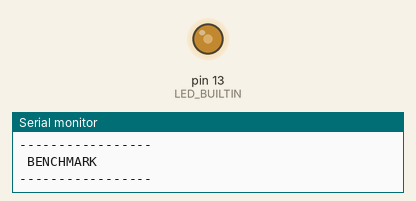
A sketch run on a simulated Arduino Uno, built with avr-gcc and run on an emulated ATmega328P. Shown: output pins drawn as LEDs (lit = HIGH), the last lines printed to the serial monitor.

Above: at 1.4 s.
At 4.0 s:
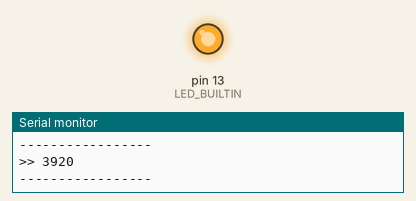
Timing chart, 0 to 5.5 s (numbered marks = the images above):
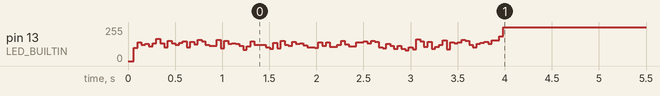

The sketch:

original_code.ino
```cpp
#pragma GCC optimize("-O3")

#define ROUND_NUM 128

typedef unsigned char u8;
typedef unsigned short u16;

u8 ROL8(u8 x, u8 n) {
  return ((u8)((x) << (n)) | (u8)((x) >> (8 - (n))));
}

u16 ROL16(u16 x, u16 n) {
  return ((u16)((x) << (n)) | (u16)((x) >> (16 - (n))));
}

void key_gen(u8 *rnd, u8 *key) {
  u8 key_in[2];
  u8 tmp1, tmp2;
  u16 *key_p;
  u16 con = 0x9ABC;

  key_in[0] = key[0];
  key_in[1] = key[1];
  key_p = (u16*) key_in;
  int i;
  for (i = 0; i < ROUND_NUM; i++) {
    if (i % 2 == 0) {
      key_in[0] = ROL8(key_in[0], 1) + ROL8(key_in[0], 5);
      key_in[1] = ROL8(key_in[1], 3) + ROL8(key_in[1], 7);
    } else {
      *key_p = ROL16(*key_p, 1) + ROL16(*key_p, 9) + ROL16(con, (i%16));
    }
    tmp1 = key_in[0] + key_in[1];
    tmp2 = key_in[0] ^ key_in[1];
    key_in[0] = tmp1;
    key_in[1] = tmp2;
    rnd[i * 2 + 0] = key_in[0];
    rnd[i * 2 + 1] = key_in[1];
  }
}

void enc(u8 *text, u8 *rnd) {
  u8 text_in[2];
  u16 *text_p;
  text_in[0] = text[0];
  text_in[1] = text[1];
  text_p = (u16*) text_in;
  int i;
  for (i = 0; i < ROUND_NUM; i++) {
    if (i % 2 == 0) {
      *text_p = ROL16(*text_p, 4);
    } else {
      *text_p = ROL16(*text_p, 8);
    }
    text_in[0] = text_in[0] + rnd[i * 2 + 0];
    text_in[1] = text_in[1] ^ rnd[i * 2 + 1];
  }
  text[0] = text_in[0];
  text[1] = text_in[1];
}


u8 TEST_VECTOR(u8 *in, u8 *answer) {
  return (in[0] == answer[0] && in[1] == answer[1]);
}

void setup() {
  Serial.begin(115200);
  pinMode(LED_BUILTIN, OUTPUT);
  u8 key[3][2] = {{0x12, 0x34}, {0x9A, 0xBD}, {0x11, 0x22}};
  u8 rnd[ROUND_NUM * 2] = {
    0,
  };
  u8 text[3][2] = {{0x56, 0x78}, {0xDE, 0xF0}, {0x33, 0x44}};
  u8 out_text[3][2] = {{0x50, 0x3F}, {0x88, 0x28}, {0x7F, 0x33}};
  Serial.println("-----------------");
  Serial.println(" TEST VECTOR ");
  Serial.println("-----------------");
  for (int i = 0; i < 3; i++) {
    key_gen(rnd, key[i]);
    enc(text[i], rnd);
    if (TEST_VECTOR(text[i], out_text[i])) {
      Serial.println(">> CORRECT");
    } else {
      Serial.println(">> WRONG");
    }
  }
  Serial.println("-----------------");
  Serial.println(" BENCHMARK ");
  Serial.println("-----------------");
  u8 key_bench[2] = {0x12, 0x34};
  u8 text_bench[2] = {0x56, 0x78};
  u32 time1;
  u32 time2;
  time1 = millis();
  for (int i = 0; i < 4096; i++) {
    key_gen(rnd, key_bench);
    enc(text_bench, rnd);
    if (text_bench[0] > 0x80) {
      digitalWrite(LED_BUILTIN, HIGH);
    } else {
      digitalWrite(LED_BUILTIN, LOW);
    }
  }
  time2 = millis();
  Serial.print(">> ");
  Serial.println((time2 - time1));
  Serial.println("-----------------");
}

void loop() {}
```
